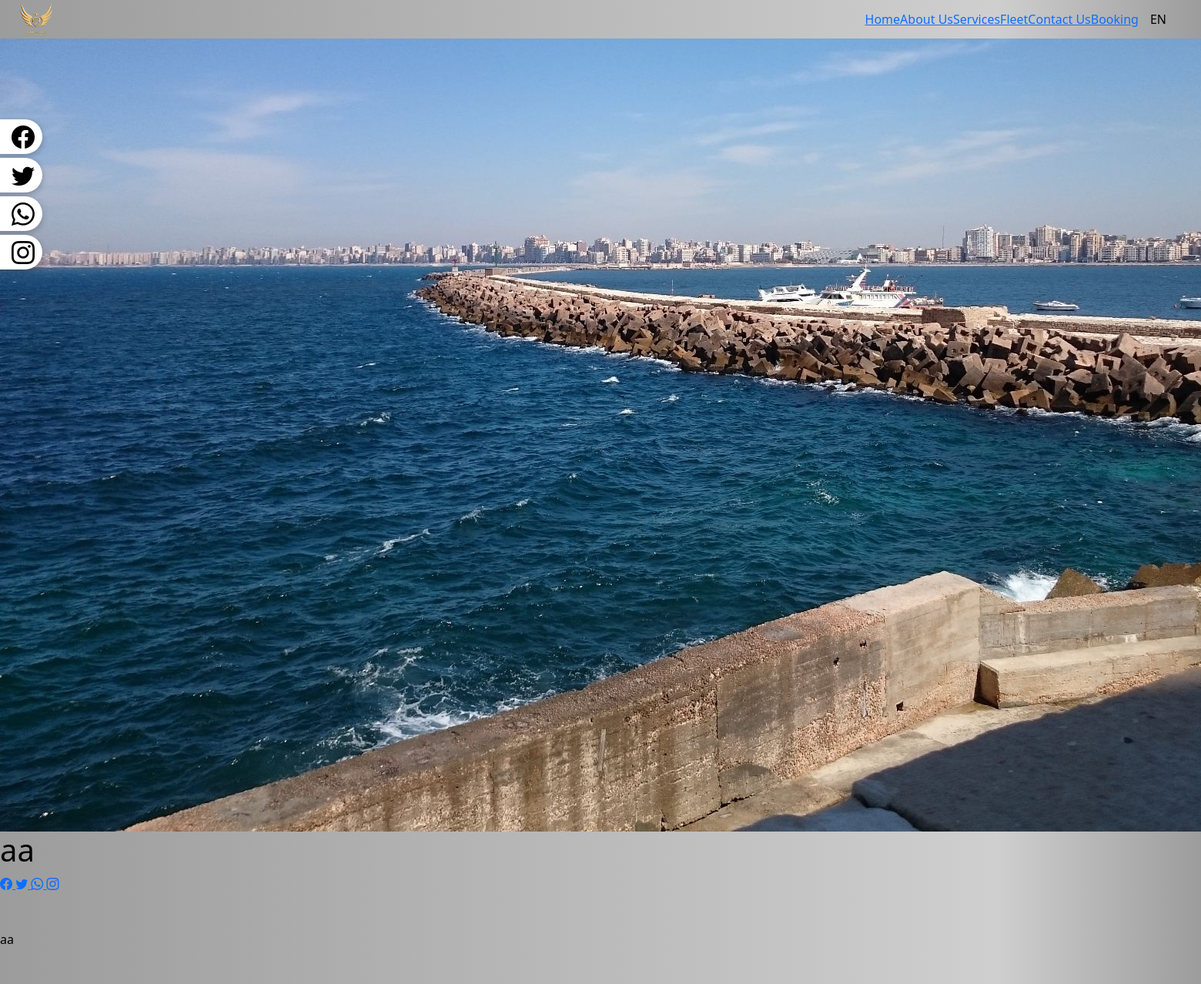
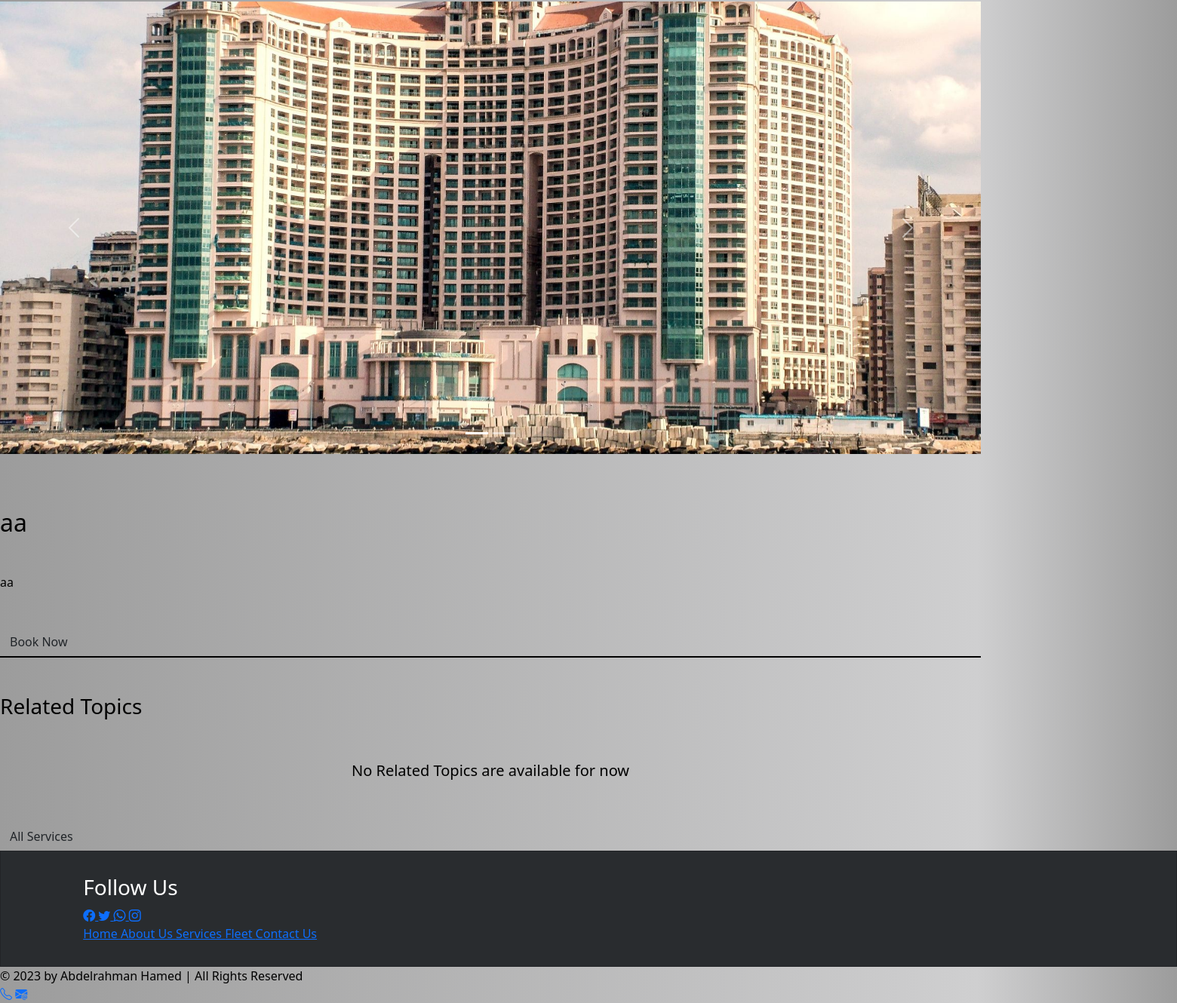
The app's page /services/aa with its own data (2 pictures, top to bottom).
### lc_app/models.py (models this page shows, shortened)
class Service(models.Model):
    title = models.CharField(max_length=200, unique=True)
    title_ar = models.CharField(max_length=200, unique=True)
    thumbnail = ResizedImageField(quality=80, force_format='JPEG', upload_to=extras.PathRename('services', "_thumbnail"), storage=extras.OverwriteStorage())
    banner = ResizedImageField(quality=80, force_format='JPEG', upload_to=extras.PathRename('services', "_banner"), storage=extras.OverwriteStorage())
    summary = models.CharField(max_length=100)
    summary_ar = models.CharField(max_length=100)
    slider_image_1 = ResizedImageField(quality=80, force_format='JPEG', upload_to=extras.PathRename('services', "_Slider_1"), storage=extras.OverwriteStorage())
    slider_image_2 = ResizedImageField(quality=80, force_format='JPEG', upload_to=extras.PathRename('services', "_Slider_2"), storage=extras.OverwriteStorage())
    description = models.TextField()
    description_ar = models.TextField()
    description2 = models.TextField(default="random text")
    description2_ar = models.TextField(default="random text")
    category = models.ForeignKey(Service_category, on_delete=models.CASCADE)

class ContactInfo(models.Model):
    address = models.CharField(max_length=1000)
    address_ar = models.CharField(max_length=1000)
    phone_1 = models.CharField(max_length=11, validators=[RegexValidator(r'^\d{1,10}$')])
    phone_2 = models.CharField(max_length=11, validators=[RegexValidator(r'^\d{1,10}$')])
    email = models.EmailField(max_length=254)

### lc_app/views.py (the view)
# urls.py: path('services/<str:title>', views.service, name='service'),
def service(request, title):
    service = Service.objects.get(title=str(title))
    category = Service_category.objects.get(pk=service.category.pk)
    context = {
        'Service': service,
        'Category': category,
    }
    return render(request, 'service.html', context)

### lc_app/context_processors.py (called while the page is built)
def common_data(request):
    contact_info = ContactInfo.objects.all().first()
    socials = Social.objects.all()
    pages_info = PagesInfo.objects.all()
    orders_filtered = Order.objects.filter(read=False)
    complains_filtered = Complain.objects.filter(read=False)
    show_notifications = False
    if orders_filtered.count() > 0 or complains_filtered.count() > 0 :
        show_notifications = True
    return {
        'show_notifications': show_notifications,
        'contact_info': contact_info,
        'pages_info': pages_info,
        'socials': socials
    }

### lc_app/templatetags/extras.py (called while the page is built)
def get_social_link(indexable, title):
    return indexable.filter(title=title).values().first()['link']

### templates/service.html (shortened to what this page needs)
{% load static %}
{% load extras %}
<!DOCTYPE html>
{% if request.COOKIES.language == "AR" %}
    <html lang="ar" dir="rtl">
{% else %}
    <html lang="en" dir="ltr">
{% endif %}
<head>
    <link rel="stylesheet" type="text/css" href="{% static 'limo_app/main/styles.css' %}">
    <link rel="stylesheet" type="text/css" href="{% static 'limo_app/service/styles.css' %}">
    <link rel="stylesheet" type="text/css" href="{% static 'limo_app/navbar/styles.css' %}">
    <link rel="stylesheet" type="text/css" href="{% static 'limo_app/libs/bootstrap-5.3.0-alpha1-dist/css/bootstrap.min.css' %}">
    <link rel="stylesheet" href="https://cdn.jsdelivr.net/npm/bootstrap-icons@1.10.3/font/bootstrap-icons.css">
    <link rel="stylesheet" href="https://cdnjs.cloudflare.com/ajax/libs/flag-icon-css/0.8.2/css/flag-icon.min.css">
</head>
<body>
    <div class="nav-wrapper h-100">
        {% include 'navbar.html' %}
    </div>
    <div class="body-wrapper menuDisplayed">
        <div id="main-body" class="main-body col-lg-12">
            <img src="{{Service.banner.url}}" class="parallax-service" alt="LimousineCairo Services - خدمات ليموزين القاهرة">
            <div class="col-sm-10 service-body">
                <div class="service-header">
                    <h1>
                        {% if request.COOKIES.language == "AR" %}
                            {{Service.title_ar}}
                        {% else %}
                            {{Service.title}}
                        {% endif %}
                    </h1>
                    <div class="footer-socials">
                        <a class="footer-social-icon" href="https://www.facebook.com/sharer/sharer.php?u=https://{{ request.get_full_path }}" target="_blank">
                            <i class="bi bi-facebook"></i>
                        </a>
                        <a class="footer-social-icon">
                            <i class="bi bi-twitter"></i>
                        </a>
                        <a class="footer-social-icon">
                            <i class="bi bi-whatsapp"></i>
                        </a>
                        <a class="footer-social-icon">
                            <i class="bi bi-instagram"></i>
                        </a>
                    </div>
                </div>
                <p class="mt-5 mb-5">
                    {% if request.COOKIES.language == "AR" %}
                        {{Service.description_ar}}
                    {% else %}
                        {{Service.description}}
                    {% endif %}
                </p>
                <div id="main-carousel" class="carousel slide mb-5" data-bs-ride="carousel" data-bs-interval="5000">
                    <div class="carousel-indicators">
                        <button type="button" data-bs-target="#main-carousel" data-bs-slide-to="0"
                            class="active"></button>
                        <button type="button" data-bs-target="#main-carousel" data-bs-slide-to="1"></button>
                    </div>
                    <div class="carousel-inner">
                        <div class="carousel-item active">
                            <img src="{{Service.slider_image_1.url}}" class="d-block w-100" alt="LimousineCairo Services - خدمات ليموزين القاهرة">
                        </div>
                    </div>
                    <button class="carousel-control-prev" type="button" data-bs-target="#main-carousel"
                        data-bs-slide="prev">
                        <span class="carousel-control-prev-icon" aria-hidden="true"></span>
                    </button>
                    <button class="carousel-control-next" type="button" data-bs-target="#main-carousel"
                        data-bs-slide="next">
                        <span class="carousel-control-next-icon" aria-hidden="true"></span>
                    </button>
                </div>
                <br>
                <h2>
                    {% if request.COOKIES.language == "AR" %}
                        {{Service.title_ar}}
                    {% else %}
                        {{Service.title}}
                    {% endif %}
                </h2>
                <p class="mt-5 mb-5">
                    {% if request.COOKIES.language == "AR" %}
                        {{Service.description2_ar}}
                    {% else %}
                        {{Service.description2}}
                    {% endif %}
                </p>
                <button type="button" class="btn read-more-outter mt-0" onclick="showModal(1)">
                    {% if request.COOKIES.language == "AR" %}
                        احجز الان
                    {% else %}
                        Book Now
                    {% endif %}
                </button>
                <div class="divider"></div>
                <h3 class="mt-5">
                    {% if request.COOKIES.language == "AR" %}
                        مواضيع مشابهة
                    {% else %}
                        Related Topics
                    {% endif %}
                </h3>
                <div class="d-flex justify-content-center align-items-center">
                    {% if Category.service_set.all|length > 1 %}
                        <div id="left-button" class="related-topics-button" onclick="moveToSelected(document.getElementsByClassName('topic-item prev')[0])">
                            {% if request.COOKIES.language == "AR" %}
                                <i class="bi bi-caret-right-fill"></i>
                            {% else %}
                                <i class="bi bi-caret-left-fill"></i>
                            {% endif %}
                        </div>
                        <div class="related-topics">
                            {% for ser in Category.service_set.all %}
                                {% if ser.pk != Service.pk %}
                                    <div class="topic-item" onclick="moveToSelected(this)">
                                        <div class="topic-item-service">
                                            <img src="{{ser.thumbnail.url}}" alt="LimousineCairo Services - خدمات ليموزين القاهرة">
                                            <div class="layout">
                                                <h2>
                                                    {% if request.COOKIES.language == "AR" %}
                                                        {{ser.title_ar}}
                                                    {% else %}
                                                        {{ser.title}}
                                                    {% endif %}
                                                </h2>
                                                <p>
                                                    {% if request.COOKIES.language == "AR" %}
                                                        {{service.summary_ar}}
                                                    {% else %}
                                                        {{service.summary}}
                                                    {% endif %}
                                                </p>
                                                <a type="button" class="btn read-more-outter mt-0" href="{% url 'service' title=ser.title %}">
                                                    {% if request.COOKIES.language == "AR" %}
                                                        المزيد
                                                    {% else %}
                                                        Read More
                                                    {% endif %}
                                                </a>
                                            </div>
                                        </div>
                                    </div>
                                {% endif %}
                            {% endfor %}
                        </div>
                        <div id="right-button" class="related-topics-button" onclick="moveToSelected(document.getElementsByClassName('topic-item next')[0])">
                            {% if request.COOKIES.language == "AR" %}
                                <i class="bi bi-caret-left-fill"></i>
                            {% else %}
                                <i class="bi bi-caret-right-fill"></i>
                            {% endif %}
                        </div>
                    {% else %}
                        {% if request.COOKIES.language == "AR" %}
                            <h5 class="mt-5"> لا يوجد مواضيع مشابهة متاحة الان </h5>
                        {% else %}
                            <h5 class="mt-5"> No Related Topics are available for now </h5>
                        {% endif %}
                    {% endif %}
                </div>
                <a type="button" class="btn read-more-outter mt-5" href="{% url 'services' %}">
                    {% if request.COOKIES.language == "AR" %}
                        باقي الخدمات
                    {% else %}
                        All Services
                    {% endif %}
                </a>
            </div>
        </div>
        {% include 'footer.html' %}
    </div>
    {% include 'add-ons.html' %}
</body>
</html>

### static/limo_app/main/styles.css (style rules this page uses)
html { scroll-behavior: smooth; }
body { background: linear-gradient(90deg, rgba(156,156,156,1) 0%, rgba(207,207,208,1) 83%, rgba(156,156,156,1) 100%); color: black !important; }
.carousel { height: 600px; }
.carousel-item img { height: 600px; width: 100%; object-fit: cover; }
.divider { border-top: 2px solid }

### records on screen
Service: banner (picture), title "aa", description "aa", slider_image_1 (picture), description2 "aa"
